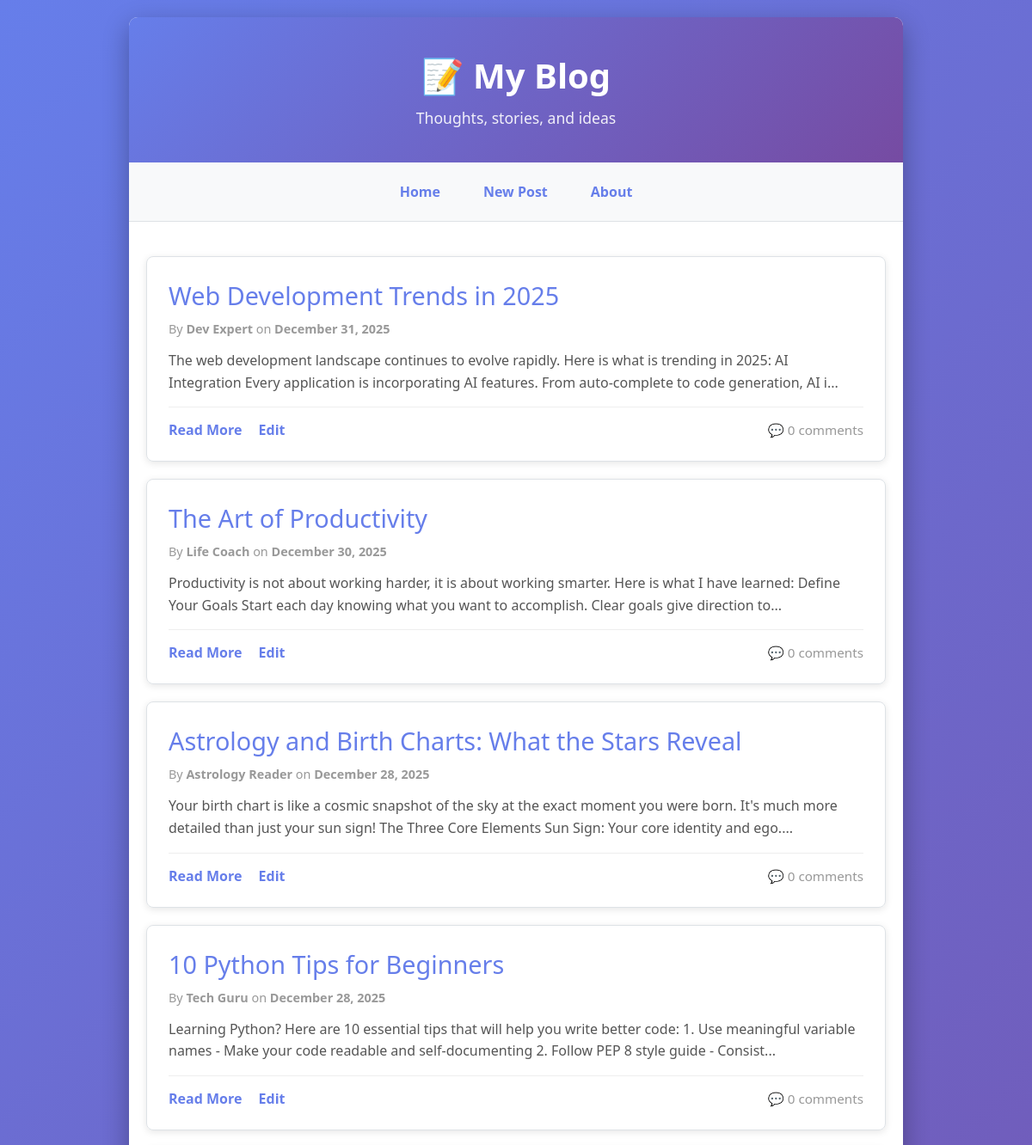
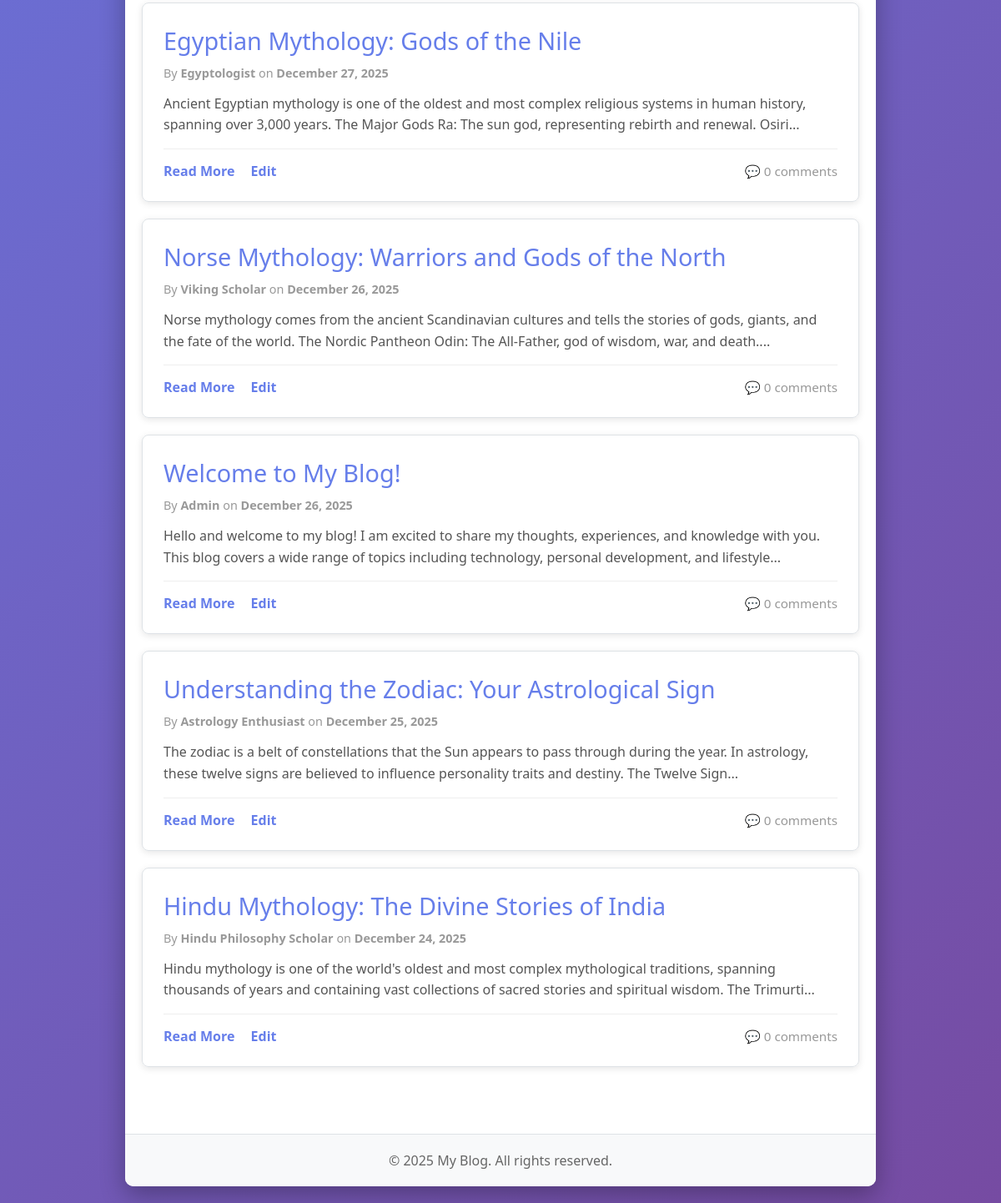
The page / on the database its author committed (2 pictures, top to bottom).
### app/models.py (models this page shows, shortened)
class Post(db.Model):
    id = db.Column(db.Integer, primary_key=True)
    title = db.Column(db.String(200), nullable=False, unique=True)
    content = db.Column(db.Text, nullable=False)
    author = db.Column(db.String(100), nullable=False, default='Anonymous')
    created_at = db.Column(db.DateTime, nullable=False, default=datetime.utcnow)
    updated_at = db.Column(db.DateTime, nullable=False, default=datetime.utcnow, onupdate=datetime.utcnow)
    comments = db.relationship('Comment', backref='post', lazy=True, cascade='all, delete-orphan')

### app/routes.py (the view)
@main.route('/')
def index():
    page = request.args.get('page', 1, type=int)
    posts = Post.query.order_by(desc(Post.created_at)).paginate(page=page, per_page=10)
    return render_template('index.html', posts=posts)

### app/templates/index.html (shortened to what this page needs)
{% extends "base.html" %}
{% block content %}
<div class="posts-container">
    {% if posts.items %}
        {% for post in posts.items %}
            <div class="post-card">
                <a href="{{ url_for('main.view_post', post_id=post.id) }}" class="post-title">{{ post.title }}</a>
                <div class="post-meta">
                    By <strong>{{ post.author }}</strong> on <strong>{{ post.created_at.strftime('%B %d, %Y') }}</strong>
                </div>
                <div class="post-preview">
                    {{ post.content[:200] }}{% if post.content|length > 200 %}...{% endif %}
                </div>
                <div class="post-footer">
                    <div class="post-actions">
                        <a href="{{ url_for('main.view_post', post_id=post.id) }}">Read More</a>
                        <a href="{{ url_for('main.edit_post', post_id=post.id) }}">Edit</a>
                    </div>
                    <div class="comments-count">
                        💬 {{ post.comments|length }} comment{% if post.comments|length != 1 %}s{% endif %}
                    </div>
                </div>
            </div>
        {% endfor %}
    {% else %}
        <div class="empty-state">
            <h2>No posts yet</h2>
            <p>Be the first to share your thoughts!</p>
            <a href="{{ url_for('main.create_post') }}" class="post-title">Create a new post</a>
        </div>
    {% endif %}
</div>
{% endblock %}

### app/templates/base.html (shortened to what this page needs)
<!DOCTYPE html>
<html lang="en">
<head>
</head>
<body>
    <div class="container">
        <header>
            <h1>📝 My Blog</h1>
            <p>Thoughts, stories, and ideas</p>
        </header>
        <nav>
            <a href="{{ url_for('main.index') }}">Home</a>
            <a href="{{ url_for('main.create_post') }}">New Post</a>
            <a href="{{ url_for('main.about') }}">About</a>
        </nav>
        <main>
            {% block content %}{% endblock %}
        </main>
        <footer>
            <p>&copy; 2025 My Blog. All rights reserved.</p>
        </footer>
    </div>
</body>
</html>

### app/templates/base.html (style rules this page uses)
* { margin: 0; padding: 0; box-sizing: border-box; }
body { font-family: 'Segoe UI', Tahoma, Geneva, Verdana, sans-serif; background: linear-gradient(135deg, #667eea 0%, #764ba2 100%); min-height: 100vh; padding: 20px; }
.container { max-width: 900px; margin: 0 auto; background: white; border-radius: 10px; box-shadow: 0 10px 30px rgba(0, 0, 0, 0.3); overflow: hidden; }
header { background: linear-gradient(135deg, #667eea 0%, #764ba2 100%); color: white; padding: 40px 20px; text-align: center; }
header h1 { font-size: 2.5em; margin-bottom: 10px; }
header p { font-size: 1.1em; opacity: 0.9; }
nav { background: #f8f9fa; padding: 15px 20px; border-bottom: 1px solid #dee2e6; display: flex; gap: 20px; justify-content: center; flex-wrap: wrap; }
nav a { text-decoration: none; color: #667eea; font-weight: 600; padding: 8px 15px; border-radius: 5px; transition: all 0.3s; }
main { padding: 40px 20px; }
footer { background: #f8f9fa; padding: 20px; text-align: center; color: #666; border-top: 1px solid #dee2e6; margin-top: 40px; }

### app/templates/index.html (style rules this page uses)
.posts-container { display: grid; gap: 20px; }
.post-card { border: 1px solid #dee2e6; border-radius: 8px; padding: 25px; transition: all 0.3s; box-shadow: 0 2px 8px rgba(0, 0, 0, 0.1); }
.post-title { font-size: 1.8em; color: #667eea; margin-bottom: 10px; text-decoration: none; display: block; }
.post-meta { color: #999; font-size: 0.9em; margin-bottom: 15px; }
.post-preview { color: #555; line-height: 1.6; margin-bottom: 15px; }
.post-footer { display: flex; justify-content: space-between; align-items: center; border-top: 1px solid #eee; padding-top: 15px; }
.post-actions a { color: #667eea; text-decoration: none; font-weight: 600; margin-right: 15px; transition: color 0.3s; }
.comments-count { color: #999; font-size: 0.95em; }

### rows shown on the page
Post: title "Web Development Trends in 2025", author "Dev Expert", created_at "December 31, 2025", content "The web development landscape continues to evolve rapidly. Here is what is trending in 2025: AI Integration Every application is incorporating AI features. From auto-complete to code generation, AI i", comments|length "0"
Post: title "The Art of Productivity", author "Life Coach", created_at "December 30, 2025", content "Productivity is not about working harder, it is about working smarter. Here is what I have learned: Define Your Goals Start each day knowing what you want to accomplish. Clear goals give direction to", comments|length "0"
Post: title "Astrology and Birth Charts: What the Stars Reveal", author "Astrology Reader", created_at "December 28, 2025", content "Your birth chart is like a cosmic snapshot of the sky at the exact moment you were born. It's much more detailed than just your sun sign! The Three Core Elements Sun Sign: Your core identity and ego.", comments|length "0"
Post: title "10 Python Tips for Beginners", author "Tech Guru", created_at "December 28, 2025", content "Learning Python? Here are 10 essential tips that will help you write better code: 1. Use meaningful variable names - Make your code readable and self-documenting 2. Follow PEP 8 style guide - Consist", comments|length "0"
Post: title "Egyptian Mythology: Gods of the Nile", author "Egyptologist", created_at "December 27, 2025", content "Ancient Egyptian mythology is one of the oldest and most complex religious systems in human history, spanning over 3,000 years. The Major Gods Ra: The sun god, representing rebirth and renewal. Osiri", comments|length "0"
Post: title "Norse Mythology: Warriors and Gods of the North", author "Viking Scholar", created_at "December 26, 2025", content "Norse mythology comes from the ancient Scandinavian cultures and tells the stories of gods, giants, and the fate of the world. The Nordic Pantheon Odin: The All-Father, god of wisdom, war, and death.", comments|length "0"
Post: title "Welcome to My Blog!", author "Admin", created_at "December 26, 2025", content "Hello and welcome to my blog! I am excited to share my thoughts, experiences, and knowledge with you. This blog covers a wide range of topics including technology, personal development, and lifestyle", comments|length "0"
Post: title "Understanding the Zodiac: Your Astrological Sign", author "Astrology Enthusiast", created_at "December 25, 2025", content "The zodiac is a belt of constellations that the Sun appears to pass through during the year. In astrology, these twelve signs are believed to influence personality traits and destiny. The Twelve Sign", comments|length "0"
Post: title "Hindu Mythology: The Divine Stories of India", author "Hindu Philosophy Scholar", created_at "December 24, 2025", content "Hindu mythology is one of the world's oldest and most complex mythological traditions, spanning thousands of years and containing vast collections of sacred stories and spiritual wisdom. The Trimurti", comments|length "0"
